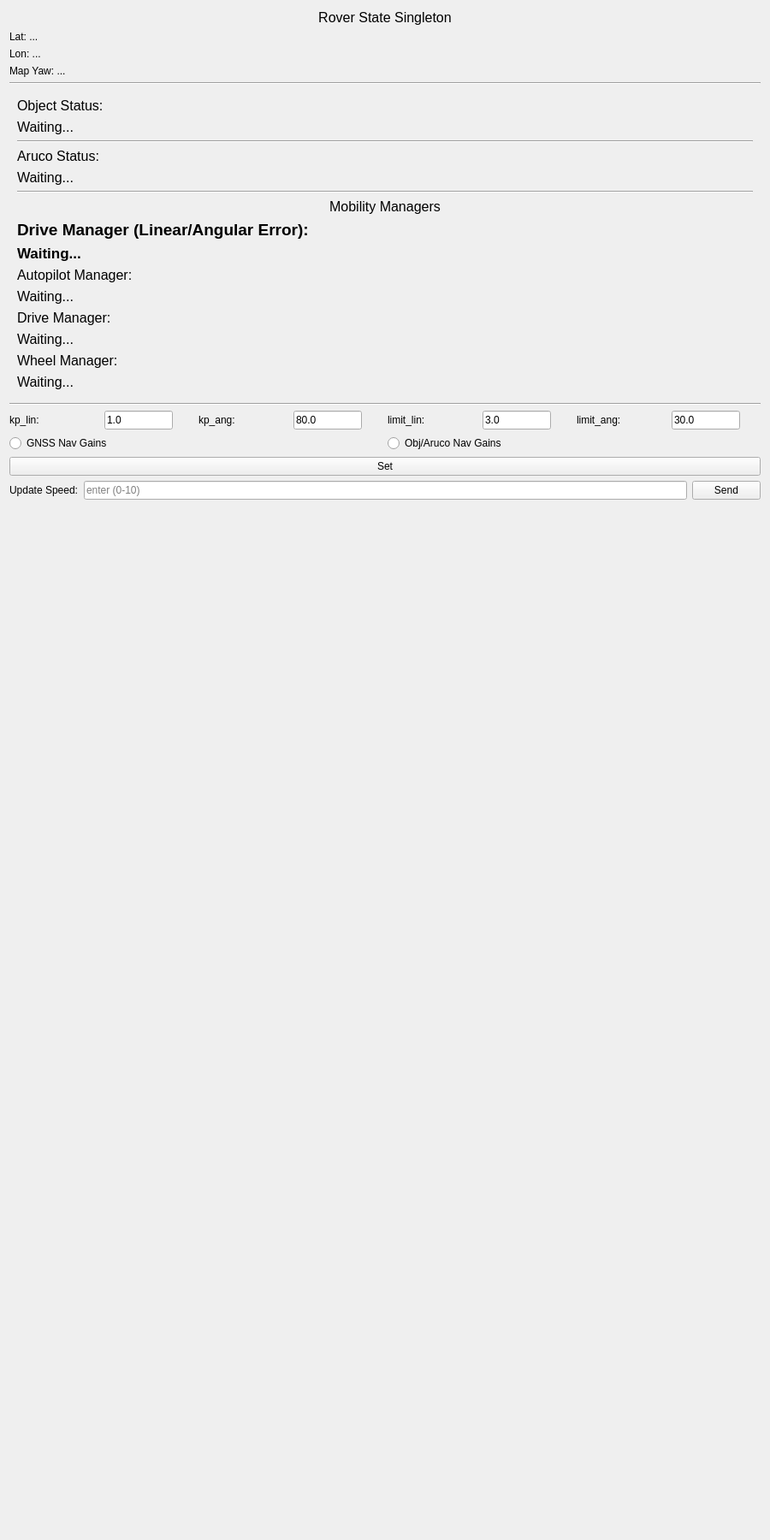
          <widget class="QWidget" name="column2_container">
           <property name="minimumSize">
            <size>
             <width>900</width>
             <height>1800</height>
            </size>
           </property>
           <property name="maximumSize">
            <size>
             <width>900</width>
             <height>1800</height>
            </size>
           </property>
           <layout class="QVBoxLayout" name="verticalLayout_10">
            <property name="alignment">
             <set>Qt::AlignTop</set>
            </property>
            <!-- Rover State Singleton -->
            <item>
             <!-- Rover State Singleton Dash Section Label -->
             <widget class="QLabel" name="StateMachineLabel">
              <property name="text">
               <string>&lt;html&gt;&lt;head/&gt;&lt;body&gt;&lt;p&gt;&lt;span style=&quot; font-size:12pt;&quot;&gt;Rover State Singleton&lt;/span&gt;&lt;/p&gt;&lt;/body&gt;&lt;/html&gt;</string>
              </property>
              <property name="scaledContents">
               <bool>false</bool>
              </property>
              <property name="alignment">
               <set>Qt::AlignCenter</set>
              </property>
             </widget>
            </item>
            <!-- Vertical Box that has Rover State Singleton Status Items -->
            <item>
             <layout class="QVBoxLayout" name="verticalLayout_11">
              <!-- Rover State Singleton Lat -->
              <item>
               <widget class="QLabel" name="RoverStateLat">
                <property name="text">
                 <string>Lat: ...</string>
                </property>
               </widget>
              </item>
              <!-- Rover State Singleton Lon -->
              <item>
               <widget class="QLabel" name="RoverStateLon">
                <property name="text">
                 <string>Lon: ...</string>
                </property>
               </widget>
              </item>
              <!-- Rover State Singleton Map Yaw -->
              <item>
               <widget class="QLabel" name="RoverStateMapYaw">
                <property name="text">
                 <string>Map Yaw: ...</string>
                </property>
               </widget>
              </item>
             </layout>
            </item>
            <!-- Horizontal Dividing Line -->
            <item>
             <widget class="Line" name="line_3">
              <property name="orientation">
               <enum>Qt::Horizontal</enum>
              </property>
             </widget>
            </item>
            <!-- Status Items -->
            <item>
             <widget class='QWidget' name='StatusItemsContainerWidget'>
              <property name='font'>
               <font>
                <pointsize>12</pointsize>
               </font>
              </property>
              <layout class="QVBoxLayout" name="verticalLayout_11">
               <!-- Object Detection -->
               <item>
                <widget class="QLabel" name="ObjLabel">
                 <property name="text">
                  <string>Object Status:</string>
                 </property>
                 <property name="alignment">
                  <set>Qt::AlignLeft</set>
                 </property>
                </widget>
               </item>
               <item>
                <widget class="QLabel" name="ObjStatus">
                 <property name="text">
                  <string>Waiting...</string>
                 </property>
                 <property name="alignment">
                  <set>Qt::AlignLeft</set>
                 </property>
                </widget>
               </item>
               <!-- Horizontal Dividing Line -->
               <item>
                <widget class="Line" name="line_3">
                 <property name="orientation">
                  <enum>Qt::Horizontal</enum>
                 </property>
                </widget>
               </item>
               <!-- Aruco Detection -->
               <item>
                <widget class="QLabel" name="ObjLabel">
                 <property name="text">
                  <string>Aruco Status:</string>
                 </property>
                 <property name="alignment">
                  <set>Qt::AlignLeft</set>
                 </property>
                </widget>
               </item>
               <item>
                <widget class="QLabel" name="ArucoStatus">
                 <property name="text">
                  <string>Waiting...</string>
                 </property>
                 <property name="alignment">
                  <set>Qt::AlignLeft</set>
                 </property>
                </widget>
               </item>
               <!-- Horizontal Dividing Line -->
               <item>
                <widget class="Line" name="line_3">
                 <property name="orientation">
                  <enum>Qt::Horizontal</enum>
                 </property>
                </widget>
               </item>
               <item>
                <!-- Mobility Managers Label -->
                <widget class="QLabel" name="MobilityManagersLabel">
                 <property name="text">
                   <string>&lt;html&gt;&lt;head/&gt;&lt;body&gt;&lt;p&gt;&lt;span style=&quot; font-size:12pt;&quot;&gt;Mobility Managers&lt;/span&gt;&lt;/p&gt;&lt;/body&gt;&lt;/html&gt;</string>
                 </property>
                 <property name="scaledContents">
                   <bool>false</bool>
                 </property>
                 <property name="alignment">
                   <set>Qt::AlignCenter</set>
                 </property>
                </widget>
               </item>
               <!-- Autopilot commands -->
               <item>
                <widget class="QLabel" name="DriveManagerLabel">
                 <property name="text">
                  <string>Drive Manager (Linear/Angular Error):</string>
                 </property>
                 <property name='font'>
                  <font>
                   <weight>75</weight>
                   <pointsize>14</pointsize>
                  </font>
                 </property>
                 <property name="alignment">
                  <set>Qt::AlignLeft</set>
                 </property>
                </widget>
               </item>
               <item>
                <widget class="QLabel" name="AutopilotCmds">
                 <property name="text">
                  <string>Waiting...</string>
                 </property>
                 <property name='font'>
                  <font>
                   <weight>75</weight>
                   <pointsize>13</pointsize>
                  </font>
                 </property>
                 <property name="alignment">
                  <set>Qt::AlignLeft</set>
                 </property>
                </widget>
               </item>
               <!-- Rover Velocity Commands -->
               <item>
                <widget class="QLabel" name="AutopilotManagerLabel">
                 <property name="text">
                  <string>Autopilot Manager:</string>
                 </property>
                 <property name="alignment">
                  <set>Qt::AlignLeft</set>
                 </property>
                </widget>
               </item>
               <item>
                <widget class="QLabel" name="VelocityCmds">
                 <property name="text">
                  <string>Waiting...</string>
                 </property>
                 <property name="alignment">
                  <set>Qt::AlignLeft</set>
                 </property>
                </widget>
               </item>
               <!-- Wheel velocity commands -->
               <item>
                <widget class="QLabel" name="DriveManagerLabel">
                 <property name="text">
                  <string>Drive Manager:</string>
                 </property>
                 <property name="alignment">
                  <set>Qt::AlignLeft</set>
                 </property>
                </widget>
               </item>
               <item>
                <widget class="QLabel" name="WheelVelocityCmds">
                 <property name="text">
                  <string>Waiting...</string>
                 </property>
                 <property name="alignment">
                  <set>Qt::AlignLeft</set>
                 </property>
                </widget>
               </item>
               <!--  IWC Motor Commands-->
               <item>
                <widget class="QLabel" name="WheelManagerLabel">
                 <property name="text">
                  <string>Wheel Manager:</string>
                 </property>
                 <property name="alignment">
                  <set>Qt::AlignLeft</set>
                 </property>
                </widget>
               </item>
               <item>
                <widget class="QLabel" name="IWCCmds">
                 <property name="text">
                  <string>Waiting...</string>
                 </property>
                 <property name="alignment">
                  <set>Qt::AlignLeft</set>
                 </property>
                </widget>
               </item>
              </layout>
             </widget>
            </item>
            <!-- Horizontal Dividing Line -->
            <item>
             <widget class="Line" name="line_3">
              <property name="orientation">
               <enum>Qt::Horizontal</enum>
              </property>
             </widget>
            </item>
            <!-- Gain Setting Item -->
            <item>
             <layout class="QHBoxLayout" name="horizontalLayout_3">
              <property name="alignment">
               <set>Qt::AlignTop</set>
              </property>
              <!-- kp_linear Label -->
              <item alignment="Qt::AlignLeft">
               <widget class="QLabel" name="kpLinearLabel">
                <property name="text">
                 <string>kp_lin:</string>
                </property>
               </widget>
              </item>
              <!-- kp_linear Input -->
              <item alignment="Qt::AlignLeft">
               <widget class="QLineEdit" name="kpLinearInput">
                <property name="text">
                 <string>1.0</string>
                </property>
                <property name="maximumSize">
                 <size>
                  <width>80</width>
                  <height>2000</height> <!-- arbitrary max height -->
                 </size>
                </property>
               </widget>
              </item>
              <!-- kp_angular Label -->
              <item alignment="Qt::AlignLeft">
               <widget class="QLabel" name="kpAngularLabel">
                <property name="text">
                 <string>kp_ang:</string>
                </property>
               </widget>
              </item>
              <!-- kp_angular Input -->
              <item alignment="Qt::AlignLeft">
               <widget class="QLineEdit" name="kpAngularInput">
                <property name="text">
                 <string>80.0</string>
                </property>
                <property name="maximumSize">
                 <size>
                  <width>80</width>
                  <height>2000</height> <!-- arbitrary max height -->
                 </size>
                </property>
               </widget>
              </item>
              <!-- limit_linear Label -->
              <item alignment="Qt::AlignLeft">
               <widget class="QLabel" name="LimitLinearLabel">
                <property name="text">
                 <string>limit_lin:</string>
                </property>
               </widget>
              </item>
              <!-- limit_linear Input -->
              <item alignment="Qt::AlignLeft">
               <widget class="QLineEdit" name="LimitLinearInput">
                <property name="text">
                 <string>3.0</string>
                </property>
                <property name="maximumSize">
                 <size>
                  <width>80</width>
                  <height>2000</height> <!-- arbitrary max height -->
                 </size>
                </property>
               </widget>
              </item>
              <!-- limit_angular Label -->
              <item alignment="Qt::AlignLeft">
               <widget class="QLabel" name="limitAngularLabel">
                <property name="text">
                 <string>limit_ang:</string>
                </property>
               </widget>
              </item>
              <!-- limit_angular Input -->
              <item alignment="Qt::AlignLeft">
               <widget class="QLineEdit" name="LimitAngularInput">
                <property name="text">
                 <string>30.0</string>
                </property>
                <property name="maximumSize">
                 <size>
                  <width>80</width>
                  <height>2000</height> <!-- arbitrary max height -->
                 </size>
                </property>
               </widget>
              </item>
             </layout>
            </item>
            <!-- Gain Type selection item  -->
            <item>
             <layout class="QHBoxLayout" name="GainsTypeSelectionLayout">
              <property name="alignment">
               <set>Qt::AlignTop</set>
              </property>
              <!-- GNSS Nav Gains Radio Button Item -->
              <item>
               <widget class="QRadioButton" name="GNSSGainsRadioButton">
                <property name="text">
                 <string>GNSS Nav Gains</string>
                </property>
               </widget>
              </item>
              <!-- Obj/Aruco Nav Gains Radio Button Item -->
              <item>
               <widget class="QRadioButton" name="ObjArucoGainsRadioButton">
                <property name="text">
                 <string>Obj/Aruco Nav Gains</string>
                </property>
               </widget>
              </item>
             </layout>
            </item>
            <!-- Set Gains Button -->
            <item>
             <widget class="QPushButton" name="SetGainsButton">
              <property name="text">
               <string>Set</string>
              </property>
             </widget>
            </item>
            <!-- Set Speed Setting Item -->
            <item>
             <layout class="QHBoxLayout" name="horizontalLayout_3">
              <property name="alignment">
               <set>Qt::AlignTop</set>
              </property>
              <!-- Set Speed Label -->
              <item>
               <widget class="QLabel" name="SpeedConstantLabel">
                <property name="text">
                 <string>Update Speed:</string>
                </property>
               </widget>
              </item>
              <!-- Set Speed Input -->
              <item>
               <widget class="QLineEdit" name="SpeedConstantInput">
                <property name="placeholderText">
                 <string>enter (0-10)</string>
                </property>
               </widget>
              </item>
              <!-- Set Speed Button -->
              <item>
               <widget class="QPushButton" name="SetSpeedConstantButton">
                <property name="text">
                 <string>Send</string>
                </property>
               </widget>
              </item>
             </layout>
            </item>
           </layout>
          </widget>
